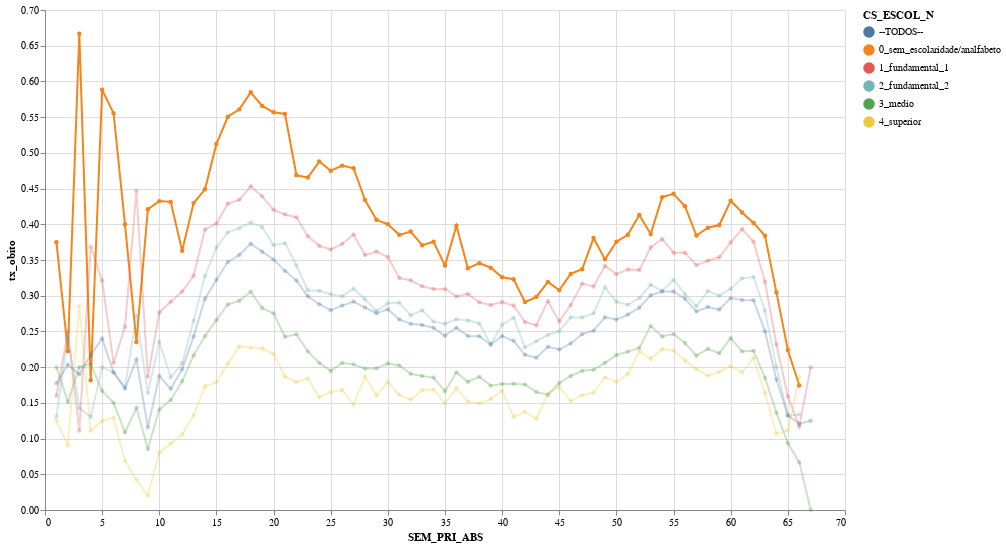

Here is the notebook cell this chart was saved with:
### Markdown cell above
### Taxa de óbito por escolaridade

### Code cell
#collapse

cat2 = 'CS_ESCOL_N'
index_cols = [cat1,cat2]
selection_dict = {'CS_ESCOL_N':"!= ['ignorado','nd','nao_se_aplica']",'idade_anos':' >= 20'}  
# selection_dict['EVOLUCAO'] = " == ['cura','obito']"
dataFrame2Chart(df_srag,index_cols,selection_dict)

### Figure 1 — Vega-Lite specification as saved in the notebook (floating-point values rounded to 4 significant figures; data arrays with more than 128 entries replaced by an {"elided": "..."} marker saying what was removed)
{"config": {"view": {"continuousWidth": 400, "continuousHeight": 300}, "point": {"size": 20}}, "data": {"name": "data-c9576b2166f976c3b59223a68a18e5bf"}, "mark": {"type": "line", "point": true, "strokeWidth": 2}, "encoding": {"color": {"type": "nominal", "field": "CS_ESCOL_N"}, "opacity": {"condition": {"value": 1.0, "selection": "Selecione"}, "value": 0.3}, "tooltip": [{"type": "quantitative", "field": "SEM_PRI_ABS"}, {"type": "nominal", "field": "CS_ESCOL_N"}, {"type": "quantitative", "field": "cura"}, {"type": "quantitative", "field": "ignorado"}, {"type": "quantitative", "field": "nd"}, {"type": "quantitative", "field": "obito"}, {"type": "quantitative", "field": "obito_outras_causas"}, {"type": "quantitative", "field": "total"}, {"type": "quantitative", "field": "tx_obito"}], "x": {"type": "quantitative", "field": "SEM_PRI_ABS"}, "y": {"type": "quantitative", "field": "tx_obito"}}, "height": 500, "selection": {"Selecione": {"type": "single", "fields": ["CS_ESCOL_N"], "init": {"CS_ESCOL_N": "0_sem_escolaridade/analfabeto"}, "bind": {"CS_ESCOL_N": {"input": "select", "options": ["0_sem_escolaridade/analfabeto", "1_fundamental_1", "2_fundamental_2", "3_medio", "4_superior", "--TODOS--"]}}}}, "width": 800, "$schema": "https://vega.github.io/schema/vega-lite/v4.8.1.json", "datasets": {"data-c9576b2166f976c3b59223a68a18e5bf": {"elided": "399 records"}}}
